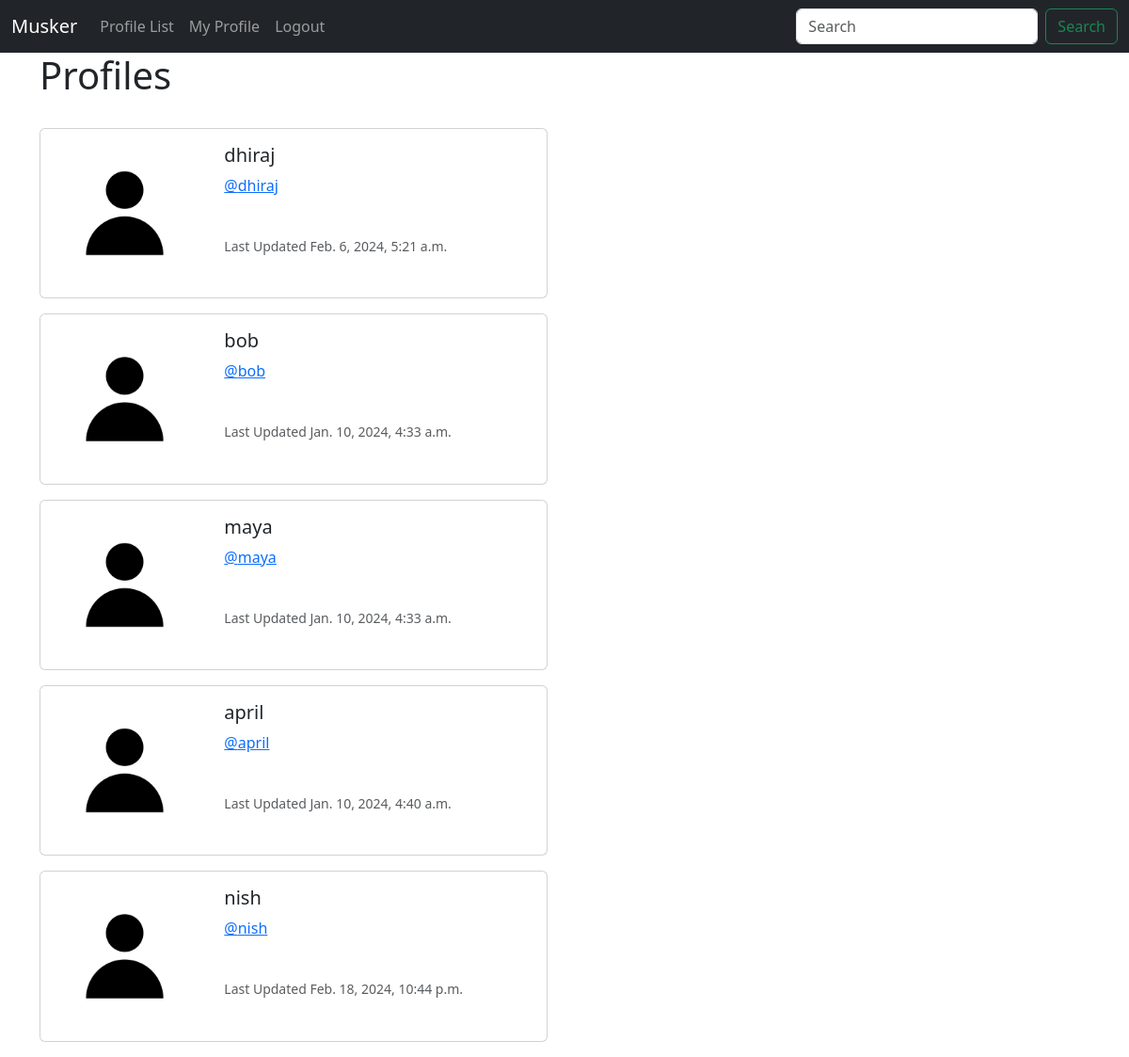
Screenshot of /profiles/ (signed in) with the database file from the repository.
### muskeer/models.py (models this page shows, shortened)
class Profile(models.Model):
    user = models.OneToOneField(User, on_delete = models.CASCADE) #Associating one user to one profile
    follows = models.ManyToManyField("self", related_name="followed_by", symmetrical=False, blank=True)
    modifiedDate = models.DateTimeField(auto_now = True)

### muskeer/views.py (the view)
# urls.py: path('profiles/', views.profiles, name = 'profiles'),
def profiles(request):
    if request.user.is_authenticated:
        profiles = Profile.objects.exclude(user = request.user)
        return render(request, 'profiles.html',{'profiles':profiles})
    else:
        messages.success(request,("You must be logged in to view this page"))
        return redirect('home')

### muskeer/templates/profiles.html
{% extends 'base.html' %}
{% load static %}
{% block content %}
   <h1>Profiles</h1>
   <br>
   {% if profiles %}
        {% for profile in profiles %}
            <div class="card mb-3" style="max-width: 540px;">
                <div class="row g-0">
                  <div class="col-md-4">
                    <img src="{% static 'images/default_profile.jpg' %}" class="img-fluid rounded-start" alt="...">
                  </div>
                  <div class="col-md-8">
                    <div class="card-body">
                      <h5 class="card-title">{{profile.user.username}}</h5>
                      <p class="card-text"><a href="{% url 'profile' profile.user.id %}">@{{profile.user.username|lower}}</a></p>
                      <br>
                      <p class="card-text"><small class="text-body-secondary">Last Updated {{profile.modifiedDate}}</small></p>
                    </div>
                  </div>
                </div>
              </div>
        {% endfor %}
   {% endif %}
{% endblock %}

### rows the page displays
Profile: user.username "dhiraj", modifiedDate "Feb. 6, 2024, 5:21 a.m."
Profile: user.username "bob", modifiedDate "Jan. 10, 2024, 4:33 a.m."
Profile: user.username "maya", modifiedDate "Jan. 10, 2024, 4:33 a.m."
Profile: user.username "april", modifiedDate "Jan. 10, 2024, 4:40 a.m."
Profile: user.username "nish", modifiedDate "Feb. 18, 2024, 10:44 p.m."
